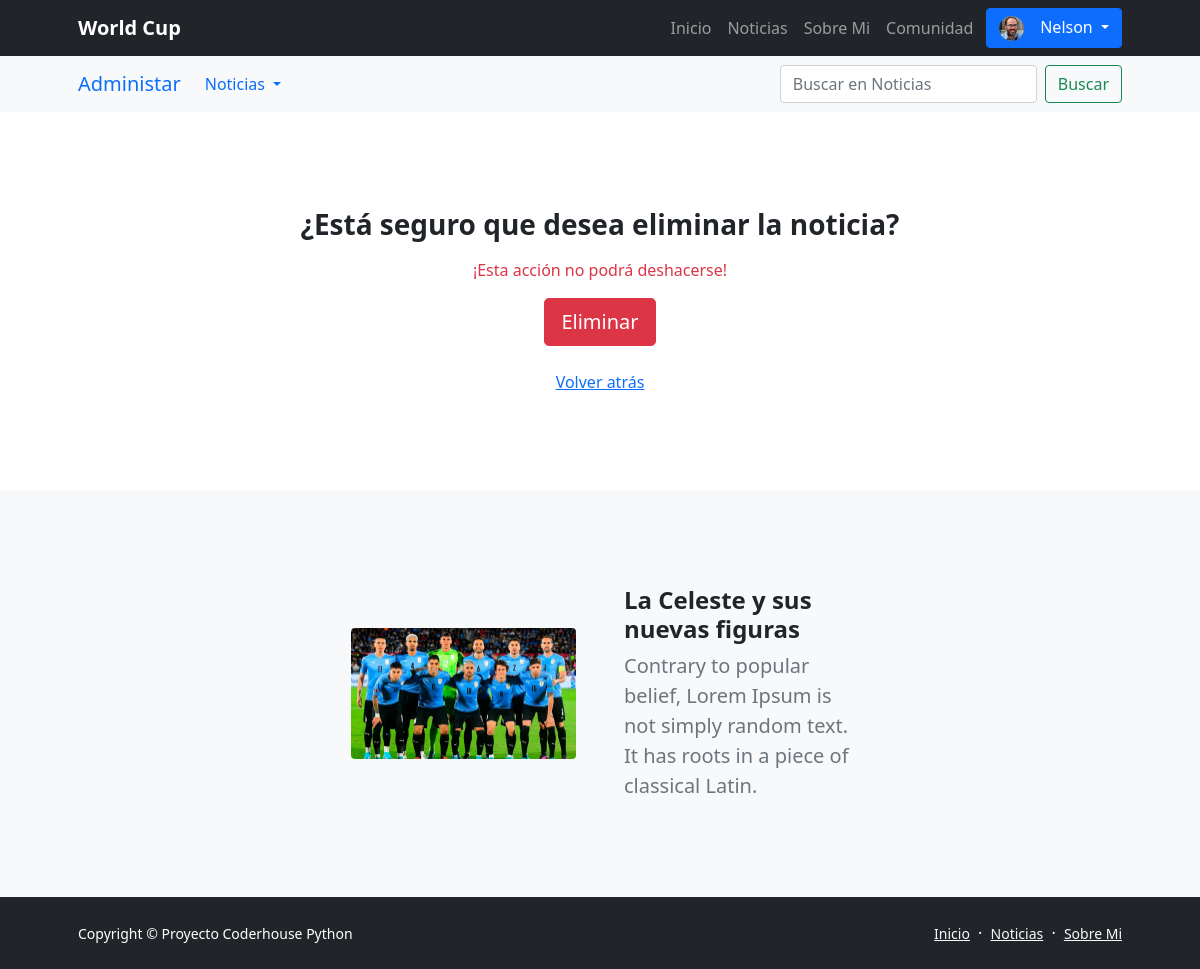
Page /eliminar-noticia/8 (signed in) on the committed database.
### registration/models.py (models this page shows)
class Profile(models.Model):
    user = models.OneToOneField(User, on_delete=models.CASCADE)
    avatar = models.ImageField(upload_to='perfiles', null=True, blank=True)
    nombre = models.CharField(max_length=50, null=True, blank=True)
    apellido = models.CharField(max_length=50, null=True, blank=True)
    email = models.EmailField(null=True, blank=True)

### noticias/models.py (models this page shows, shortened)
class Noticia(models.Model):
    titulo = models.CharField(max_length=200, verbose_name="Título")
    subtitulo = models.CharField(max_length=400, verbose_name="Subtítulo")
    contenido = RichTextField()
    imagen = models.ImageField(verbose_name="Imagen", upload_to="noticias")
    fecha = models.DateTimeField(verbose_name="Fecha", default=now)
    autor = models.ForeignKey(User, verbose_name="Autor", on_delete=models.CASCADE)
    class Meta:
        verbose_name = "noticia"
        verbose_name_plural = "noticias"
        ordering = ['-fecha']

### noticias/views.py (the view)
# urls.py: path('eliminar-noticia/<int:pk>', NoticiaDelete.as_view(), name="EliminarNoticia"),
@method_decorator(staff_member_required, name='dispatch')
class NoticiaDelete(DeleteView):
    model = Noticia
    template_name = 'eliminar-noticia.html'
    success_url = '/lista-noticias/'

### noticias/templates/eliminar-noticia.html (shortened to what this page needs)
{% extends 'base.html' %}
{% load static %}
{% block contenido %}
{% include 'includes/menu-admin.html' %}
<header class="py-5">
    <div class="container px-5">
        <div class="row justify-content-center">
            <div class="col-lg-8 col-xxl-6">
                <div class="text-center my-5">
                    <h3 class="fw-bolder mb-3">¿Está seguro que desea eliminar la noticia?</h3>
                    <p class="text-danger">¡Esta acción no podrá deshacerse!</p>
                    <form method="POST">{% csrf_token %}
                        <input class="btn btn-danger btn-lg" type="submit" value="Eliminar">
                    </form>
                    <br>
                    <a href="{% url 'ListaNoticias' %}">Volver atrás</a>
                </div>
            </div>
        </div>
    </div>
</header>
<section class="py-5 bg-light" id="scroll-target">
    <div class="container px-5 my-5">
        <div class="row gx-5 align-items-center">
            <div class="col-lg-3">
                <img class="img-fluid rounded mb-5 mb-lg-0" src="{{noticia.imagen.url}}" alt="" />
            </div>
            <div class="col-lg-3">
                <h4 class="fw-bolder">{{noticia.titulo}}</h4>
                <p class="lead fw-normal text-muted mb-0">{{noticia.subtitulo}}</p>
            </div>
        </div>
    </div>
</section>
{% endblock contenido %}

### noticias/templates/base.html (shortened to what this page needs)
<!DOCTYPE html>
<html lang="es">
    <head>
        {% load static %}
        <link href="https://cdn.jsdelivr.net/npm/bootstrap-icons@1.5.0/font/bootstrap-icons.css" rel="stylesheet" />
        <link href="{% static 'css/styles.css' %}" rel="stylesheet" />
    </head>
    <body class="d-flex flex-column h-100">
        <main class="flex-shrink-0">
            <nav class="navbar navbar-expand-lg navbar-dark bg-dark">
                <div class="container px-5">
                    <a class="navbar-brand" href="{% url 'Inicio' %}"><strong>World Cup</strong></a>
                    <div class="collapse navbar-collapse" id="navbarSupportedContent">
                        <ul class="navbar-nav ms-auto mb-2 mb-lg-0">
                            <li class="nav-item"><a class="nav-link" href="{% url 'Inicio' %}">Inicio</a></li>
                            <li class="nav-item"><a class="nav-link" href="{% url 'ListaNoticias' %}">Noticias</a></li>
                            <li class="nav-item"><a class="nav-link" href="{% url 'SobreMi' %}">Sobre Mi</a></li>
                            <li class="nav-item"><a class="nav-link" href="{% url 'ProfileList' %}">Comunidad</a></li>&nbsp;
                        </ul>
                        {% if not request.user.is_authenticated %}
                            <a type="button" class="btn btn-primary" href="{% url 'login' %}">Acceder</a>
                            &nbsp;
                            <a type="button" class="btn btn-secondary" href="{% url 'signup' %}">Registrarse</a>
                        {% else %}
                            <div class="btn-group">
                                <button type="button" class="btn btn-primary dropdown-toggle" data-bs-toggle="dropdown" aria-expanded="false">
                                {% if request.user.profile.avatar %}
                                    <img src="{{request.user.profile.avatar.url}}" class="img-fluid rounded-circle" width="25px" height="25px">&nbsp; &nbsp;
                                {% else %}
                                    <img src="{% static 'registration/img/no-avatar.jpg' %}" class="img-fluid rounded-circle" width="25px" height="25px">&nbsp;
                                {% endif %}
                                {{user.username}}
                                </button>
                            </div>
                        {% endif %}
                    </div>
                </div>
            </nav>
            {% block contenido %}
            {% endblock contenido %}
        </main>
        <footer class="bg-dark py-4 mt-auto">
            <div class="container px-5">
                <div class="row align-items-center justify-content-between flex-column flex-sm-row">
                    <div class="col-auto"><div class="small m-0 text-white">Copyright &copy; Proyecto Coderhouse Python</div></div>
                    <div class="col-auto">
                        <a class="link-light small" href="#!">Inicio</a>
                        <span class="text-white mx-1">&middot;</span>
                        <a class="link-light small" href="#!">Noticias</a>
                        <span class="text-white mx-1">&middot;</span>
                        <a class="link-light small" href="#!">Sobre Mi</a>
                    </div>
                </div>
            </div>
        </footer>
    </body>
</html>

### rows in the picture
Noticia: imagen (picture), titulo "La Celeste y sus nuevas figuras", subtitulo "Contrary to popular belief, Lorem Ipsum is not simply random text. It has roots in a piece of classical Latin."

### other values in the picture
{{ user.username }} "Nelson"
